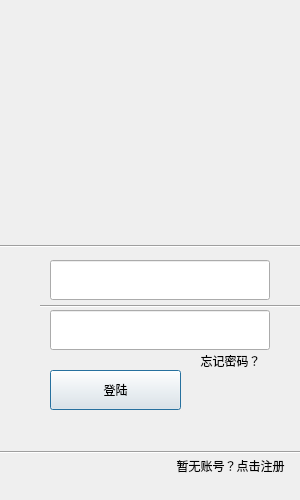
<?xml version="1.0" encoding="UTF-8"?>
<ui version="4.0">
 <class>LoginDialog</class>
 <widget class="QDialog" name="LoginDialog">
  <property name="geometry">
   <rect>
    <x>0</x>
    <y>0</y>
    <width>300</width>
    <height>500</height>
   </rect>
  </property>
  <property name="minimumSize">
   <size>
    <width>300</width>
    <height>500</height>
   </size>
  </property>
  <property name="maximumSize">
   <size>
    <width>300</width>
    <height>500</height>
   </size>
  </property>
  <property name="windowTitle">
   <string> Sign in</string>
  </property>
  <widget class="QLabel" name="label">
   <property name="geometry">
    <rect>
     <x>30</x>
     <y>0</y>
     <width>240</width>
     <height>240</height>
    </rect>
   </property>
   <property name="styleSheet">
    <string notr="true">image: url(:/images/logo.png);</string>
   </property>
   <property name="text">
    <string/>
   </property>
   <property name="alignment">
    <set>Qt::AlignCenter</set>
   </property>
  </widget>
  <widget class="Line" name="line">
   <property name="geometry">
    <rect>
     <x>0</x>
     <y>236</y>
     <width>301</width>
     <height>21</height>
    </rect>
   </property>
   <property name="orientation">
    <enum>Qt::Horizontal</enum>
   </property>
  </widget>
  <widget class="QPushButton" name="login_pushButton">
   <property name="geometry">
    <rect>
     <x>50</x>
     <y>370</y>
     <width>131</width>
     <height>40</height>
    </rect>
   </property>
   <property name="text">
    <string>登陆</string>
   </property>
  </widget>
  <widget class="QPushButton" name="register_pushButton">
   <property name="geometry">
    <rect>
     <x>160</x>
     <y>440</y>
     <width>141</width>
     <height>51</height>
    </rect>
   </property>
   <property name="styleSheet">
    <string notr="true">border: none;
</string>
   </property>
   <property name="text">
    <string>暂无账号？点击注册</string>
   </property>
  </widget>
  <widget class="Line" name="line_2">
   <property name="geometry">
    <rect>
     <x>0</x>
     <y>442</y>
     <width>301</width>
     <height>21</height>
    </rect>
   </property>
   <property name="orientation">
    <enum>Qt::Horizontal</enum>
   </property>
  </widget>
  <widget class="QLineEdit" name="lineEdit_2">
   <property name="geometry">
    <rect>
     <x>50</x>
     <y>310</y>
     <width>220</width>
     <height>40</height>
    </rect>
   </property>
  </widget>
  <widget class="QLineEdit" name="lineEdit">
   <property name="geometry">
    <rect>
     <x>50</x>
     <y>260</y>
     <width>220</width>
     <height>40</height>
    </rect>
   </property>
  </widget>
  <widget class="Line" name="line_4">
   <property name="geometry">
    <rect>
     <x>40</x>
     <y>296</y>
     <width>261</width>
     <height>20</height>
    </rect>
   </property>
   <property name="orientation">
    <enum>Qt::Horizontal</enum>
   </property>
  </widget>
  <widget class="QPushButton" name="forgetpass_pushButton">
   <property name="geometry">
    <rect>
     <x>190</x>
     <y>350</y>
     <width>81</width>
     <height>21</height>
    </rect>
   </property>
   <property name="styleSheet">
    <string notr="true">border: none;</string>
   </property>
   <property name="text">
    <string>忘记密码？</string>
   </property>
  </widget>
 </widget>
 <resources/>
 <connections/>
</ui>
